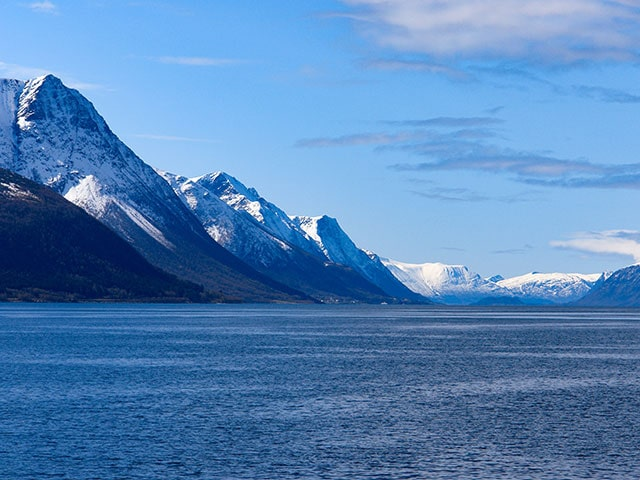
#> input picture img/bien640_480.jpg, 640 x 480 px, found by its file name
$ python xuLyAnhHistogram.py
#> lines starting #> are read from the running program, lines starting #| are printed output that depends on the picture
import cv2
import matplotlib.pyplot as plt
import numpy as np

img  = cv2.imread("img/bien640_480.jpg")
#> img is the input picture: shape (480, 640, 3); mean B, G, R 183.7, 132.7, 86.1
I = cv2.cvtColor(img, cv2.COLOR_BGR2RGB)
plt.figure(figsize=(12, 8), dpi = 100)
plt.subplot(2,2,1)
plt.axis("off")
plt.imshow(I)
plt.title('Color image', fontsize=10)

Color = ['red', 'green', 'blue']
for i in range(3):
    # Tính histogram: hist = tần suất, bins = các mức cường độ (0-255)
    # hist: số lượng pixel có cường độ tương ứng (trục đứng - Y-axis)
    # bins: các giá trị cường độ từ 0-255 (trục ngang - X-axis)
    hist,bins = np.histogram(I[:,:,i].ravel(), 256, [0,255])
    plt.subplot(2,2,i+2)
    plt.bar(bins[0:-1], hist, color = Color[i], width=1)
    plt.title(Color[i] + ' histogram', fontsize=10)
    plt.xlabel('Intensity (0=tối, 255=sáng)', fontsize=8)
    plt.ylabel('Frequency (Số pixel)', fontsize=8)

plt.tight_layout()
plt.show()
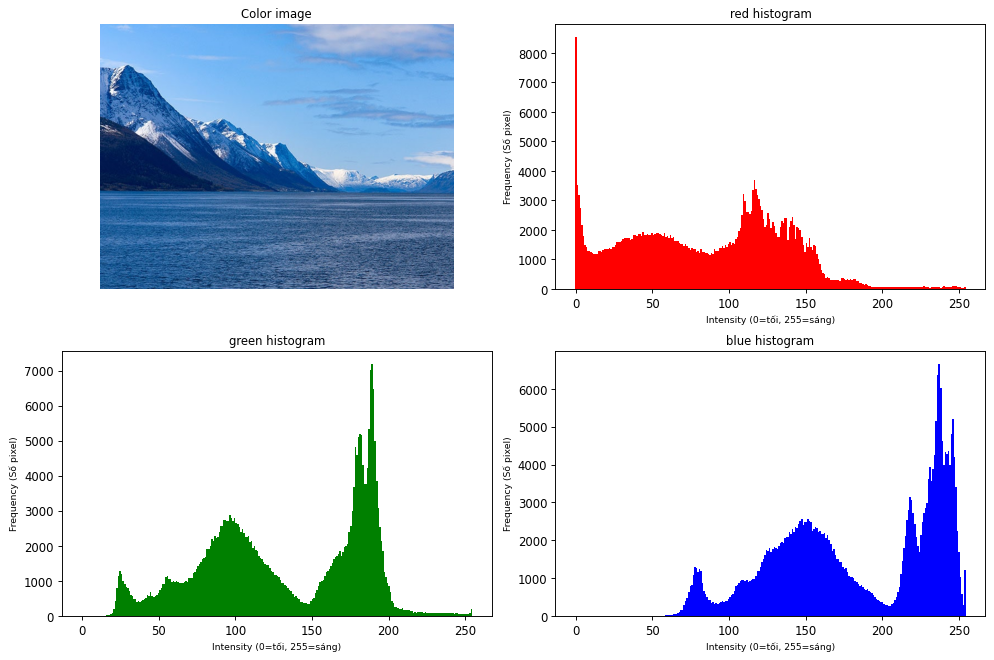
#> figure drawn by matplotlib, 4 panels; panel 2: tallest bar 8558 high, from x = -0.5 to 0.5; panel 3: tallest bar 7198 high, from x = 188.8 to 189.8; panel 4: tallest bar 6666 high, from x = 236.6 to 237.6

$ run again, with img/PCB_xray_330_334.jpg copied over img/bien640_480.jpg
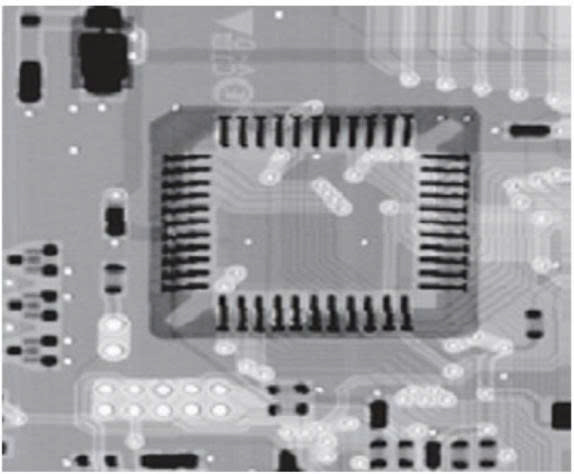
#> input picture img/PCB_xray_330_334.jpg, 574 x 474 px, found by its file name
#> img is the input picture: shape (474, 574, 3); mean B, G, R 160.3, 156.4, 157.1
#> `plt.show()`:
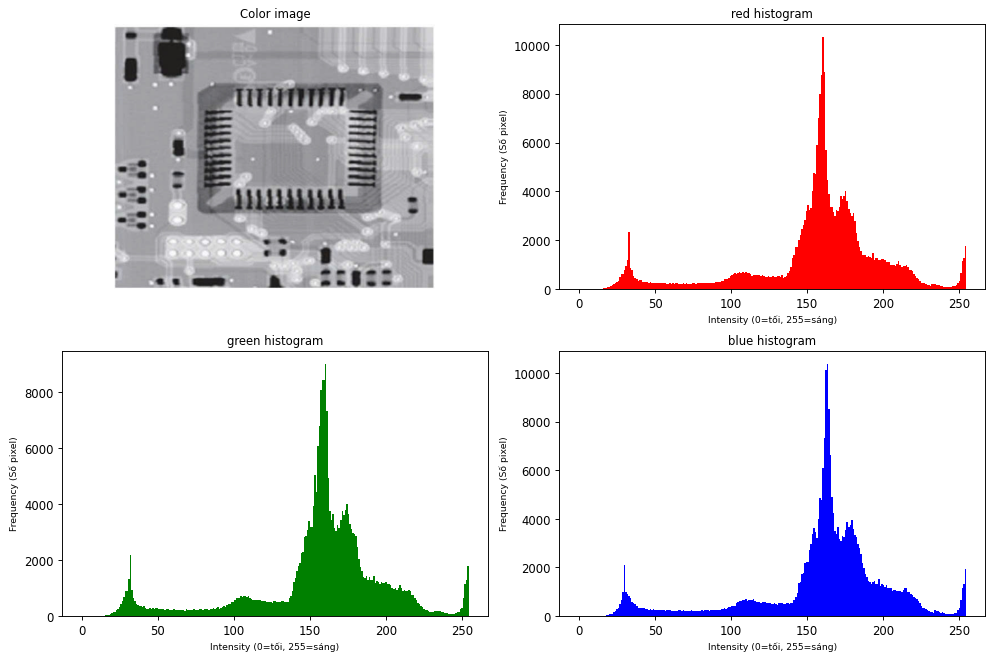
#> figure drawn by matplotlib, 4 panels; panel 2: tallest bar 10349 high, from x = 159.9 to 160.9; panel 3: tallest bar 9020 high, from x = 159.9 to 160.9; panel 4: tallest bar 10398 high, from x = 162.9 to 163.9

$ run again, with img/dog.jpg copied over img/bien640_480.jpg
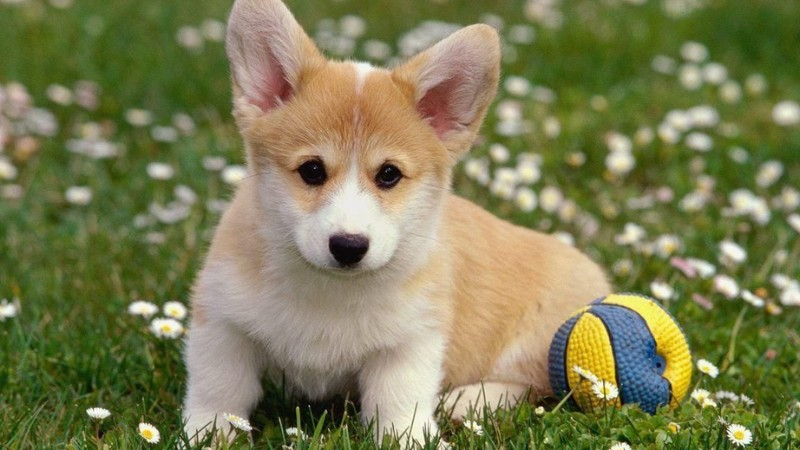
#> input picture img/dog.jpg, 800 x 450 px, found by its file name
#> img is the input picture: shape (450, 800, 3); mean B, G, R 83.4, 125.2, 124.8
#> `plt.show()`:
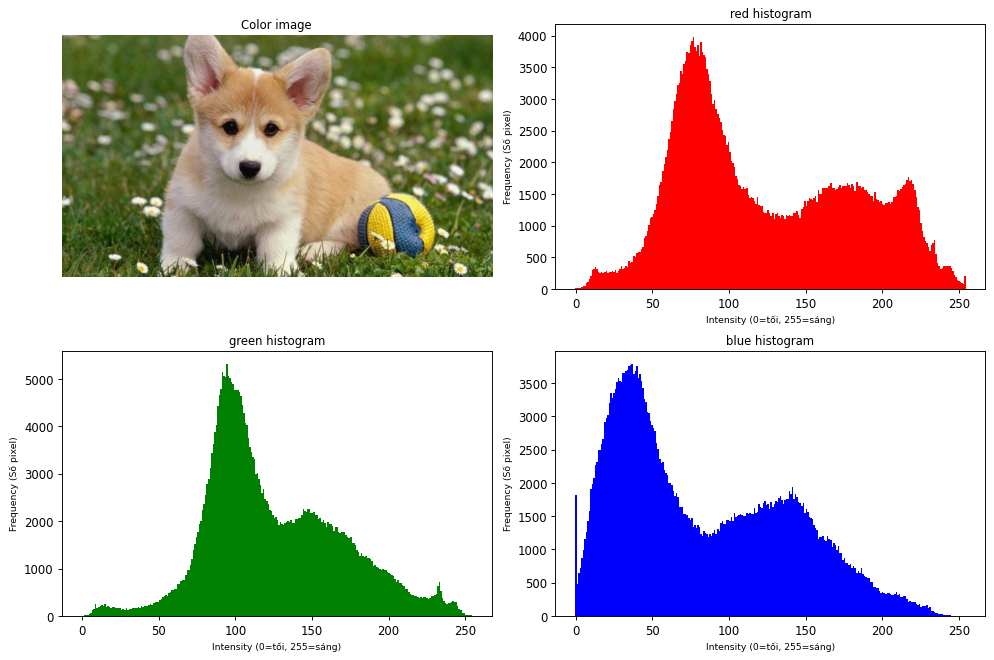
#> figure drawn by matplotlib, 4 panels; panel 2: tallest bar 3987 high, from x = 76.2 to 77.2; panel 3: tallest bar 5326 high, from x = 94.13 to 95.13; panel 4: tallest bar 3794 high, from x = 36.36 to 37.36
